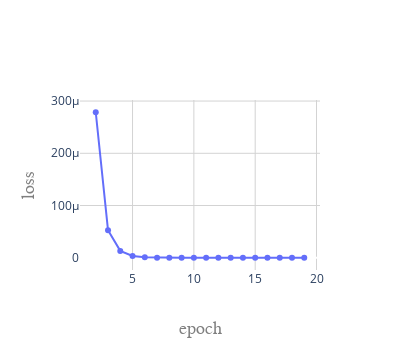

This figure's notebook cell:
### Markdown cell above
Our neural network works as we see the decrease in the loss function with each epoch

### Code cell
import plotly.graph_objects as go
fig = go.Figure()
# Add traces
fig.add_trace(go.Scatter(x=n_epoch[1:], y=loss[1:]))
fig.update_layout(
    paper_bgcolor='rgba(0,0,0,0)',
    plot_bgcolor = 'rgba(0,0,0,0)',
    legend_orientation="h",
    autosize=False,
    width=400,
    height=350,
    xaxis=go.layout.XAxis(
        title=go.layout.xaxis.Title(
            text="epoch",
            font=dict(
                family="Arial Narrow",
                size=18,
                color="#7f7f7f"))),
    yaxis=go.layout.YAxis(
    title=go.layout.yaxis.Title(
        text="loss",
        font=dict(
                family="Arial Narrow",
                size=18,
                color="#7f7f7f"
            )
        )
    )
    
)
fig.update_xaxes(showgrid = True, gridwidth=1, gridcolor='LightGrey')
fig.update_yaxes(showgrid = True, gridwidth=1, gridcolor='LightGrey')

fig.show()

### Figure 1 — Plotly figure (JSON) as saved in the notebook; plotly's stock layout.template omitted (floating-point values rounded to 4 significant figures)
{"data": [{"type": "scatter", "x": [2, 3, 4, 5, 6, 7, 8, 9, 10, 11, 12, 13, 14, 15, 16, 17, 18, 19], "y": [0.0002786, 5.274e-05, 1.315e-05, 3.289e-06, 8.226e-07, 2.057e-07, 5.145e-08, 1.287e-08, 3.218e-09, 8.048e-10, 2.013e-10, 5.034e-11, 1.259e-11, 3.148e-12, 7.874e-13, 1.969e-13, 4.925e-14, 1.232e-14]}], "layout": {"autosize": false, "height": 350, "legend": {"orientation": "h"}, "paper_bgcolor": "rgba(0,0,0,0)", "plot_bgcolor": "rgba(0,0,0,0)", "width": 400, "xaxis": {"gridcolor": "LightGrey", "gridwidth": 1, "showgrid": true, "title": {"font": {"color": "#7f7f7f", "family": "Arial Narrow", "size": 18}, "text": "epoch"}}, "yaxis": {"gridcolor": "LightGrey", "gridwidth": 1, "showgrid": true, "title": {"font": {"color": "#7f7f7f", "family": "Arial Narrow", "size": 18}, "text": "loss"}}}}
